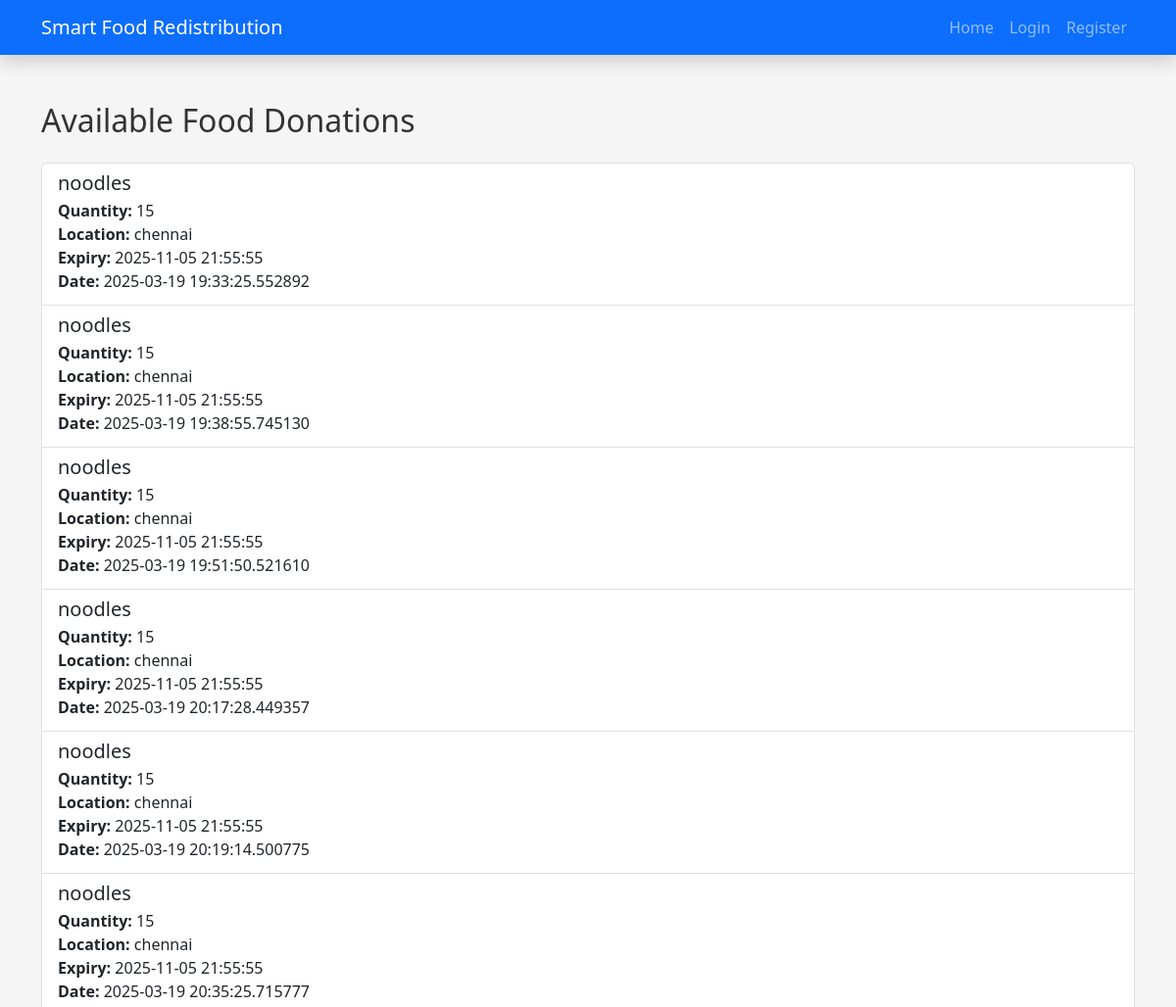
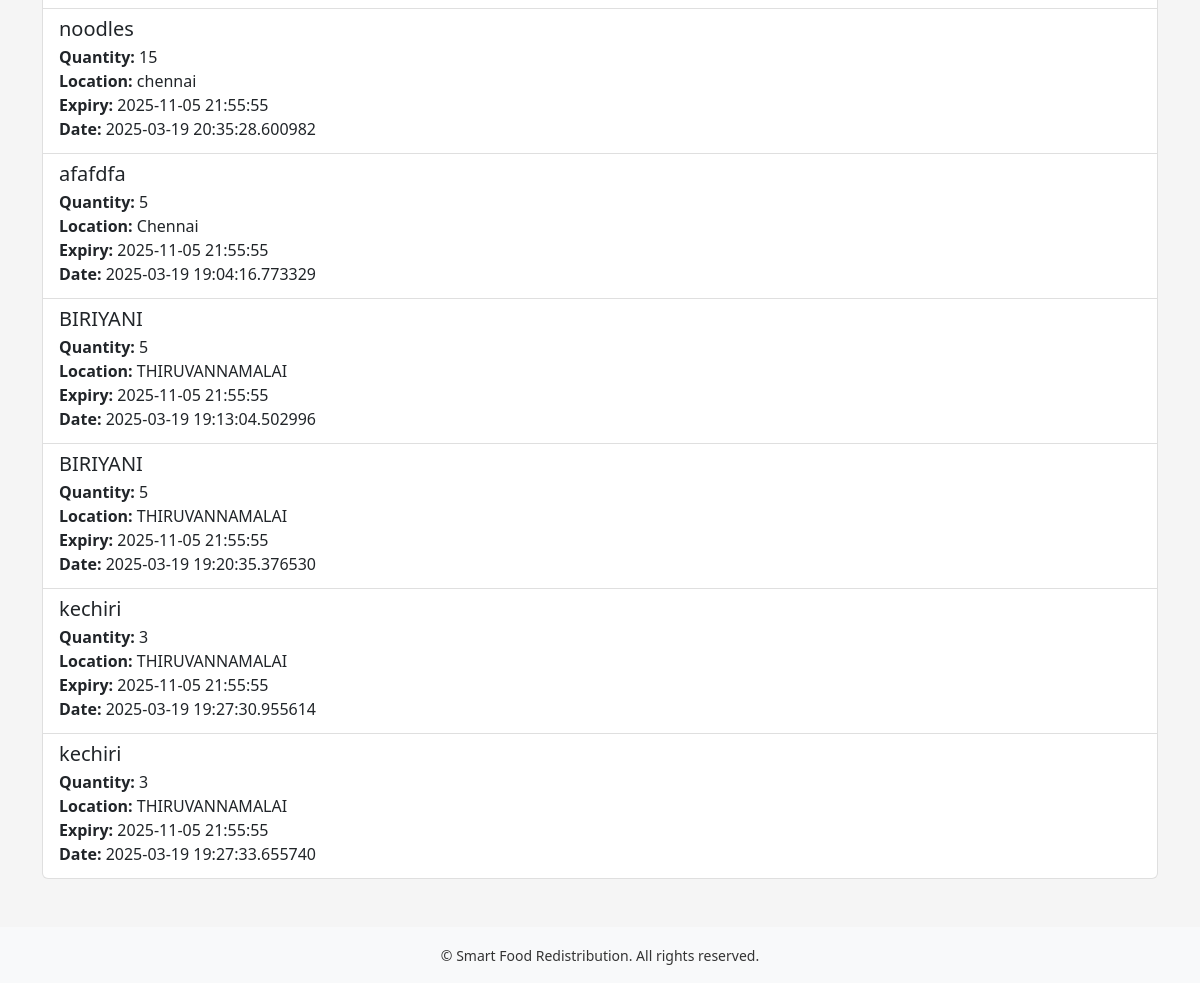
The page /food_list on the database its author committed (2 pictures, top to bottom).
### app/models.py (models this page shows)
class Donation(db.Model):
    id = db.Column(db.Integer, primary_key=True)
    donor_id = db.Column(db.Integer, db.ForeignKey('user.id'), nullable=False)
    food_type = db.Column(db.String(100), nullable=False)
    quantity = db.Column(db.Integer, nullable=False)
    expiry_date = db.Column(db.DateTime, nullable=False)
    location = db.Column(db.String(255), nullable=False)
    latitude = db.Column(db.String(50))   # Storing as string; convert to float if needed
    longitude = db.Column(db.String(50))
    created_at = db.Column(db.DateTime, default=datetime.utcnow)

### app/routes.py (the view)
@main.route("/food_list")
def food_list():
    current_time = datetime.now()
    donations = Donation.query.all()
    donations = sorted(donations, key=lambda x: (x.expiry_date < current_time, -x.quantity))
    return render_template("food_list.html", donations=donations, current_time=current_time)

### app/templates/food_list.html (shortened to what this page needs)
{% extends "base.html" %}
{% block content %}
<h2 class="mb-4">Available Food Donations</h2>
{% if donations %}
  <div class="list-group">
    {% for donation in donations %}
      {% set status_color = "text-dark" %}
      {% if donation.expiry_date < current_time %}
        {% set status_color = "text-danger" %}
      {% elif donation.quantity >= 40 %}
        {% set status_color = "text-success" %}
      {% endif %}
      <div class="list-group-item list-group-item-action {{ status_color }}">
        <h5 class="mb-1">{{ donation.food_type }}</h5>
        <p class="mb-1">
          <strong>Quantity:</strong> {{ donation.quantity }}<br>
          <strong>Location:</strong> {{ donation.location }}<br>
          <strong>Expiry:</strong> {{ donation.expiry_date }}<br>
          <strong>Date:</strong> {{ donation.created_at }}
        </p>
      </div>
    {% endfor %}
  </div>
{% else %}
  <p>No available food donations at this time.</p>
{% endif %}
{% endblock %}

### app/templates/base.html (shortened to what this page needs)
<!DOCTYPE html>
<html lang="en">
<head>
  <link href="https://cdn.jsdelivr.net/npm/bootstrap@5.2.0/dist/css/bootstrap.min.css" rel="stylesheet">
  <link rel="stylesheet" href="{{ url_for('static', filename='css/style.css') }}">
</head>
<body>
  <nav class="navbar navbar-expand-lg navbar-dark bg-primary shadow">
    <div class="container">
      <a class="navbar-brand" href="{{ url_for('main.index') }}">Smart Food Redistribution</a>
      <div class="collapse navbar-collapse" id="navbarSupportedContent">
        <ul class="navbar-nav ms-auto">
          <li class="nav-item">
            <a class="nav-link" href="{{ url_for('main.index') }}">Home</a>
          </li>
          {% if current_user.is_authenticated %}
            <li class="nav-item">
              <a class="nav-link" href="{{ url_for('main.dashboard') }}">Dashboard</a>
            </li>
            <li class="nav-item">
              <a class="nav-link" href="{{ url_for('main.donate_food') }}">Donate Food</a>
            </li>
            <li class="nav-item">
              <a class="nav-link" href="{{ url_for('main.food_list') }}">Food List</a>
            </li>
            <li class="nav-item">
              <a class="nav-link" href="{{ url_for('main.logout') }}">Logout</a>
            </li>
          {% else %}
            <li class="nav-item">
              <a class="nav-link" href="{{ url_for('main.login') }}">Login</a>
            </li>
            <li class="nav-item">
              <a class="nav-link" href="{{ url_for('main.register') }}">Register</a>
            </li>
          {% endif %}
        </ul>
      </div>
    </div>
  </nav>
  <div class="container my-5">
    {% block content %}{% endblock %}
  </div>
  <footer class="bg-light py-3 mt-auto">
    <div class="container text-center">
      <small>&copy; {{ current_year }} Smart Food Redistribution. All rights reserved.</small>
    </div>
  </footer>
</body>
</html>

### app/static/css/style.css (style rules this page uses)
body { background-color: #f5f5f5; color: #333; }
.navbar { margin-bottom: 20px; }
footer { background-color: #eee; padding: 10px 0; margin-top: 40px; }

### rows shown on the page
Donation: food_type "noodles", quantity "15", location "chennai", expiry_date "2025-11-05 21:55:55", created_at "2025-03-19 19:33:25.552892"
Donation: food_type "noodles", quantity "15", location "chennai", expiry_date "2025-11-05 21:55:55", created_at "2025-03-19 19:38:55.745130"
Donation: food_type "noodles", quantity "15", location "chennai", expiry_date "2025-11-05 21:55:55", created_at "2025-03-19 19:51:50.521610"
Donation: food_type "noodles", quantity "15", location "chennai", expiry_date "2025-11-05 21:55:55", created_at "2025-03-19 20:17:28.449357"
Donation: food_type "noodles", quantity "15", location "chennai", expiry_date "2025-11-05 21:55:55", created_at "2025-03-19 20:19:14.500775"
Donation: food_type "noodles", quantity "15", location "chennai", expiry_date "2025-11-05 21:55:55", created_at "2025-03-19 20:35:25.715777"
Donation: food_type "noodles", quantity "15", location "chennai", expiry_date "2025-11-05 21:55:55", created_at "2025-03-19 20:35:28.600982"
Donation: food_type "afafdfa", quantity "5", location "Chennai", expiry_date "2025-11-05 21:55:55", created_at "2025-03-19 19:04:16.773329"
Donation: food_type "BIRIYANI", quantity "5", location "THIRUVANNAMALAI", expiry_date "2025-11-05 21:55:55", created_at "2025-03-19 19:13:04.502996"
Donation: food_type "BIRIYANI", quantity "5", location "THIRUVANNAMALAI", expiry_date "2025-11-05 21:55:55", created_at "2025-03-19 19:20:35.376530"
Donation: food_type "kechiri", quantity "3", location "THIRUVANNAMALAI", expiry_date "2025-11-05 21:55:55", created_at "2025-03-19 19:27:30.955614"
Donation: food_type "kechiri", quantity "3", location "THIRUVANNAMALAI", expiry_date "2025-11-05 21:55:55", created_at "2025-03-19 19:27:33.655740"
